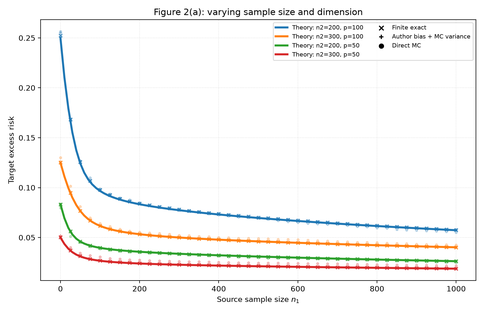
#> input picture A2_HPS_phase_transition/results/figure_2a.png, 484 x 312 px, shrunk from 1800 x 1160 before the run
$ jupyter execute show_figure.ipynb
#> lines starting #> are read from the running program, lines starting #| are printed output that depends on the picture
[cell 1]
from pathlib import Path
from PIL import Image, ImageDraw, ImageFont

# 图片所在文件夹
results_dir = Path(__file__).resolve().parent / "results"

# 四张图片，按 2×2 顺序排列
files = [
    "figure_2a.png",
    "figure_2b.png",
    "figure_4a.png",
    "figure_4b.png",
]

labels = ["(a) Figure 2(a)", "(b) Figure 2(b)",
          "(c) Figure 4(a)", "(d) Figure 4(b)"]

# 读取图片
images = [
    Image.open(results_dir / name).convert("RGB")
    for name in files
]
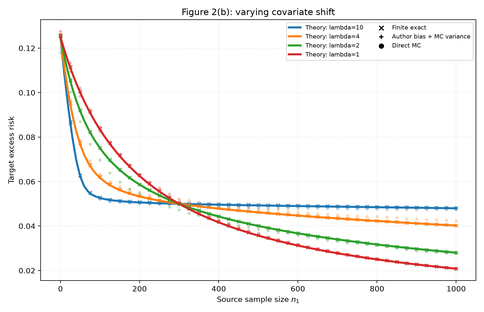
#> input picture A2_HPS_phase_transition/results/figure_2b.png, 484 x 312 px, shrunk from 1800 x 1160 before the run
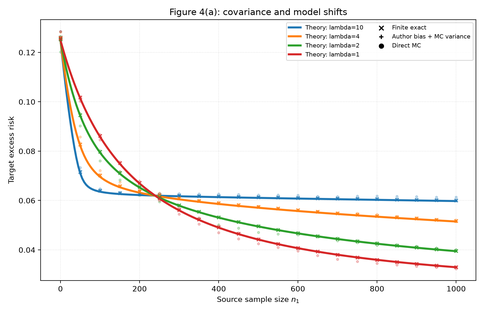
#> input picture A2_HPS_phase_transition/results/figure_4a.png, 484 x 312 px, shrunk from 1800 x 1160 before the run
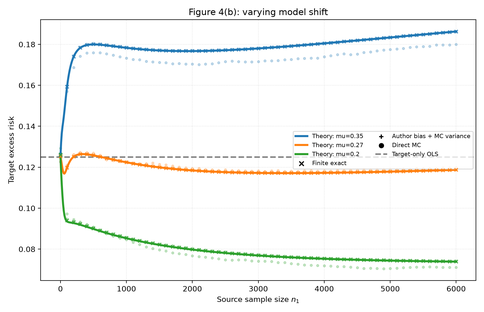
#> input picture A2_HPS_phase_transition/results/figure_4b.png, 484 x 312 px, shrunk from 1800 x 1160 before the run
#> images = 4 items

# 统一子图尺寸，保留原始分辨率
cell_w = max(img.width for img in images)
#> cell_w = 484
cell_h = max(img.height for img in images)
#> cell_h = 312

margin = 40
title_h = 55

# 创建白色背景的大图
canvas_w = 2 * cell_w + 3 * margin
#> canvas_w = 1088
canvas_h = 2 * (cell_h + title_h) + 3 * margin
#> canvas_h = 854

canvas = Image.new("RGB", (canvas_w, canvas_h), "white")
#> canvas: PIL image 1088x854 RGB; every value is 255
draw = ImageDraw.Draw(canvas)

try:
    font = ImageFont.truetype("DejaVuSans.ttf", 36)
except OSError:
    font = ImageFont.load_default()

# 将四张图片依次放到 2×2 网格
for i, (img, label) in enumerate(zip(images, labels)):
    row = i // 2
    col = i % 2

    x0 = margin + col * (cell_w + margin)
    y0 = margin + row * (cell_h + title_h + margin)

    # 子图标签
    draw.text((x0, y0), label, fill="black", font=font)

    # 居中放置图片
    x = x0 + (cell_w - img.width) // 2
    y = y0 + title_h + (cell_h - img.height) // 2

    canvas.paste(img, (x, y))
#> this loop made 4 passes
#> (label, row, col, x0, y0, x, y) on passes 1 to 4: ('(a) Figure 2(a)', 0, 0, 40, 40, 40, 95), ('(b) Figure 2(b)', 0, 1, 564, 40, 564, 95), ('(c) Figure 4(a)', 1, 0, 40, 447, 40, 502), ('(d) Figure 4(b)', 1, 1, 564, 447, 564, 502)
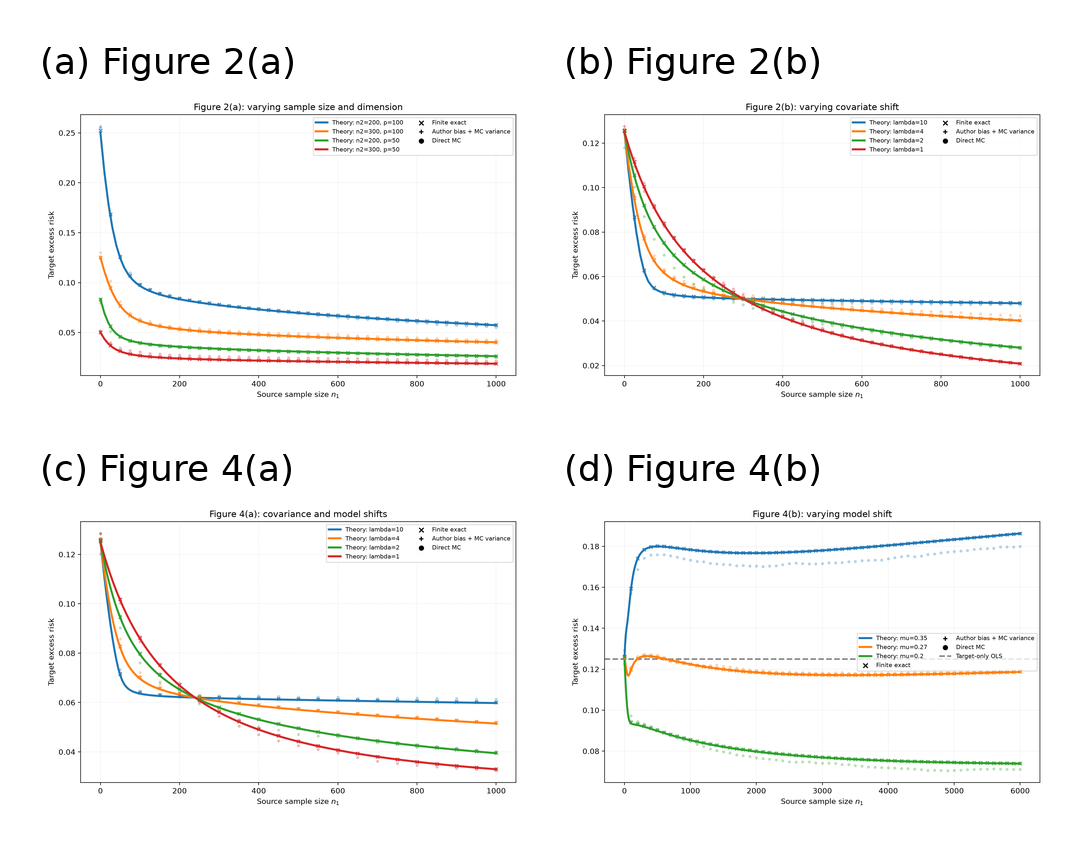
#> canvas: PIL image 1088x854 RGB; mean R, G, B 247.7, 247.5, 246.6

# 保存结果
png_path = results_dir / "figure_2_4_combined.png"
pdf_path = results_dir / "figure_2_4_combined.pdf"

canvas.save(png_path, dpi=(300, 300))
canvas.save(pdf_path, resolution=300.0)

print(f"PNG saved: {png_path}")
print(f"PDF saved: {pdf_path}")
